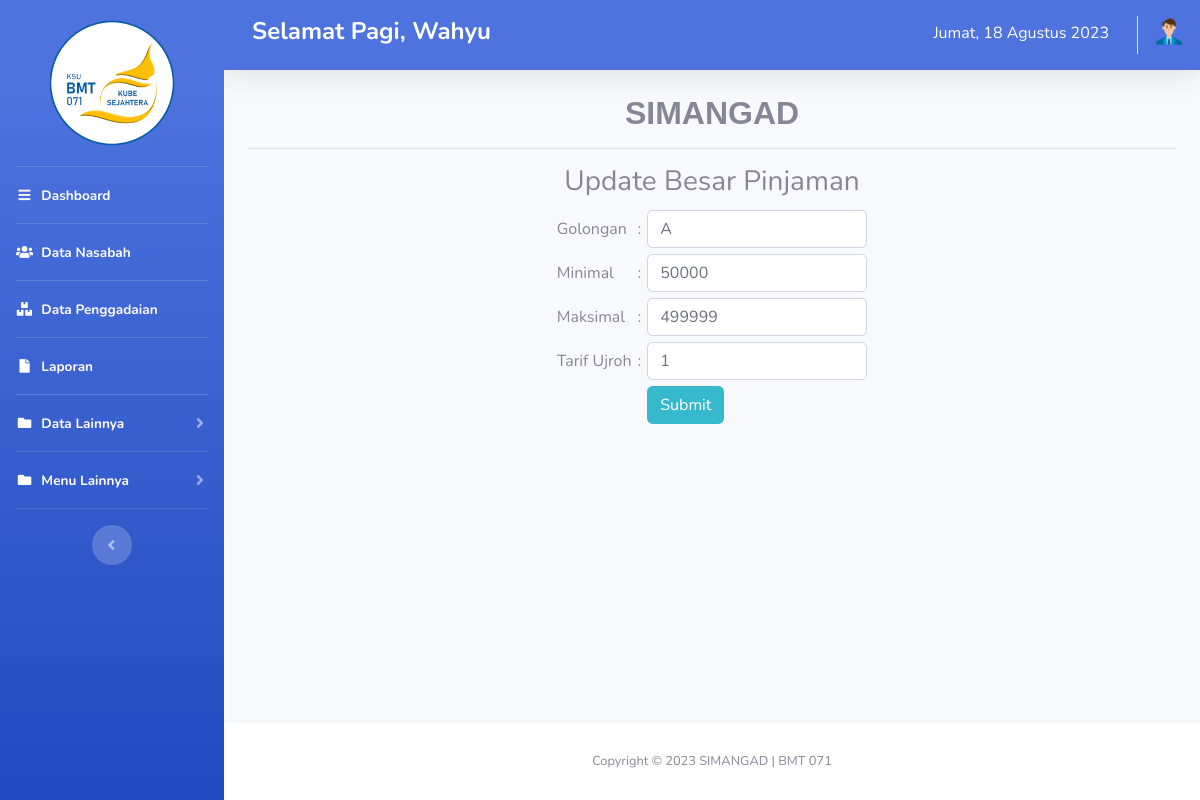
/index.php?updatetarif=1 (signed in), run on the app's committed database.
### tables this page shows
CREATE TABLE `besar_pinjaman` (
  `id_bsr_pinjaman` int(11) NOT NULL,
  `golongan` varchar(3) NOT NULL,
  `minimal` float NOT NULL,
  `maksimal` float NOT NULL,
  `tarif_ujroh` float NOT NULL
);

### besar_pinjam_form_update.php (the view, shortened to what this page needs)
<!DOCTYPE html>
<html>
<head>
  <link rel="stylesheet" type="text/css" href="../style/style.css?v=1" />
</head>
<body>
  <h3 align="center">Update Besar Pinjaman</h3>
  <?php
  if (isset($_GET['updatetarif'])) {
    $id = $_GET['updatetarif'];
    $result = $dbConn->prepare("SELECT * FROM besar_pinjaman where id_bsr_pinjaman=:id");
    $result->execute(array(':id' => $id));
    $row = $result->fetch(PDO::FETCH_ASSOC);
  }
  ?>
  <form name="edit" action="proses_update.php?id=<?php echo $row['id_bsr_pinjaman']; ?>" method="post">
    <table cellpadding="3" cellspacing="0" align="center">
      <tr>
        <td>Golongan</td>
        <td>:</td>
        <td><input type="text" name="in_golongan" value="<?php echo $row['golongan']; ?>" class="form-control"></td>
      </tr>
      <tr>
        <td>Minimal</td>
        <td>:</td>
        <td><input type="text" name="in_minimal" value="<?php echo $row['minimal']; ?>" class="form-control"></td>
      </tr>
      <tr>
        <td>Maksimal</td>
        <td>:</td>
        <td><input type="text" name="in_maksimal" value="<?php echo $row['maksimal']; ?>" class="form-control"></td>
      </tr>
      <tr>
        <td>Tarif Ujroh</td>
        <td>:</td>
        <td><input type="text" name="in_tarif" value="<?php echo $row['tarif_ujroh']; ?>" class="form-control"></td>
      </tr>
      <tr>
        <td></td>
        <td></td>
        <td>
          <button type="submit" name="btn_tarif_update" class="btn btn-info">Submit</button>
        </td>
      </tr>
    </table>
  </form>
</body>
</html>

### data on the page
besar_pinjaman: in_golongan "A", in_minimal "50000", in_maksimal "499999", in_tarif "1"

### other printed values
$_SESSION['admin']['nama_admin'] "Wahyu"
